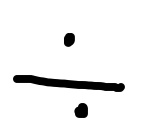
#> input picture standardization/standardization_symbols/dataset1_div_20.jpg, 155 x 135 px
$ jupyter execute standardization.ipynb
#> lines starting #> are read from the running program, lines starting #| are printed output that depends on the picture; after the words box and inside, x2 and y2 are one past the last pixel; in counts of white or black regions, pixels touching at a corner belong together
[cell 1]
import matplotlib.pyplot as plt
import numpy as np
import cv2

# Blur image, Threshold

[cell 2]
def mean_threshold(img, display=True):
    mean = np.mean(img)

    img[img >= mean] = 255
    img[img < mean] = 0

    if display:
        plt.figure(figsize = [10, 10])
        plt.axis('off')
        plt.imshow(img, cmap="gray")

    return img

[cell 3]
def threshold(img, threshold=0.5):
    img[img >= threshold] = 1
    img[img < threshold] = 0

    return img

[cell 4]
def clean_img(img_path):
    img = cv2.imread(img_path)

    img = cv2.cvtColor(img, cv2.COLOR_BGR2GRAY)

    for _ in range(5):
        img = cv2.blur(img, (10, 10))
        mean_threshold(img)

    return img

[cell 5]
# img = clean_img('../dataset/handwritten_operators/plus/plus 2.png')
# plt.axis('off')
# plt.imshow(img, cmap='gray')

[cell 6]
def adaptive_clean(img_path, load=True, mode='otsu'):
    # Load image
#> called with load = True, mode = 'otsu'
    if load:
        img = cv2.imread(img_path, cv2.IMREAD_GRAYSCALE).astype(np.uint8)
#> img is the input picture: shape (135, 155); min 0, max 255, mean 240.7
    else:
        img = img_path

    # Convert to grayscale and apply Otsu's binarization for noise reduction
    # https://docs.opencv.org/3.4/d7/d4d/tutorial_py_thresholding.html
    img = cv2.GaussianBlur(img,(5,5),0)
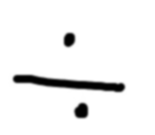
#> img: shape (135, 155); min 0, max 255, mean 240.8
    if mode == 'otsu':
        _, img = cv2.threshold(img,0,255,cv2.THRESH_BINARY | cv2.THRESH_OTSU)
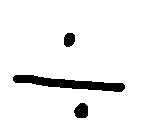
#> img: shape (135, 155); 94.2% white; 3 black regions, box (x1, y1, x2, y2) and area: (13, 75, 125, 92) 915, (74, 103, 88, 118) 171, (64, 33, 75, 47) 129
    # or you can use gaussian/mean adaptive thresholding
    elif mode == 'mean':
        img = cv2.adaptiveThreshold(img, 255, cv2.ADAPTIVE_THRESH_MEAN_C, cv2.THRESH_BINARY,11,2)
    elif mode == 'gaussian':
        img = cv2.adaptiveThreshold(img, 255, cv2.ADAPTIVE_THRESH_GAUSSIAN_C, cv2.THRESH_BINARY,11,2)

    img = 255 - img

    # Can also apply some morphological transformations
    # https://opencv24-python-tutorials.readthedocs.io/en/latest/py_tutorials/py_imgproc/py_morphological_ops/py_morphological_ops.html
    kernel = np.ones((3, 3), dtype=np.uint8) # or you can use cv2.getStructuringElement()
    img = cv2.morphologyEx(img, cv2.MORPH_OPEN, kernel)
    return img

[cell 7]
img = adaptive_clean('./standardization_symbols/dataset1_div_20.jpg')
print(img.shape)
#| (135, 155)
plt.axis('off')
plt.imshow(img, cmap='gray')

# Center the Image

[cell 8]
# [9 lines of commented-out code are left out]

[cell 9]
from math import ceil
# Center and square an image
def center_img(img):
    # Assuming the image is clean, choose the bounding box for the symbol
    bx, by, bw, bh = cv2.boundingRect(img)
#> bx = 13; by = 33; bw = 112; bh = 85
    print(bx, by, bw, bh)
#| 13 33 112 85

    dim = max(bw, bh) * 1.05 # width of canvas
#> dim = 117.6
    x_tl, y_tl = dim / 1.05 / 2 - bw / 2 + dim / 1.05 * .025, dim / 1.05 / 2 - bh / 2 + dim / 1.05 * .025 # top left corner
#> x_tl = 2.8; y_tl = 16.3

    dim = ceil(dim)
#> dim = 118
    x_tl, y_tl = int(x_tl), int(y_tl)
#> x_tl = 2; y_tl = 16
    centered = np.zeros((dim, dim))

    for y in range(by, by + bh):
        for x in range(bx, bx + bw):
            centered[y - by + y_tl][x - bx + x_tl] = img[y][x]
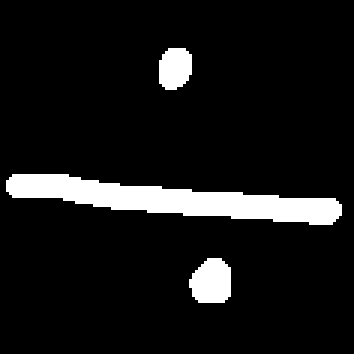
#> centered: shape (118, 118) float64 (shown 3 times larger); 8.7% white; 3 white regions, box (x1, y1, x2, y2) and area: (2, 58, 114, 75) 915, (63, 86, 77, 101) 171, (53, 16, 64, 30) 129

    return centered

[cell 10]
centered = center_img(img)
plt.axis('off')
plt.imshow(centered, cmap='gray')

# Rescale the Image

[cell 11]
# need similar padding for all images
# same center, scale, thickness

def resize_img(img, dim=28):

#> called with dim = 28
    resize = cv2.resize(img, (dim, dim), interpolation=cv2.INTER_AREA)
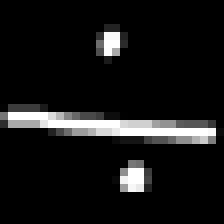
#> resize: shape (28, 28) float64 (shown 8 times larger); min 0, max 255, mean 22.3
    # resize = cv2.resize(img, (dim, dim), interpolation=cv2.INTER_NEAREST)
    # resize = cv2.resize(img, (dim, dim), interpolation=cv2.INTER_CUBIC)

    resize[resize > 0] = 100
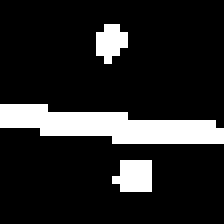
#> resize: shape (28, 28) float64 (shown 8 times larger); values 0 (black) and 100 (white), 14.9% white; 3 white regions (2 under 20 px), largest, box (x1, y1, x2, y2) and area: (0, 13, 28, 18) 86
    resize[resize < 100] = 255
    resize[resize == 100] = 0
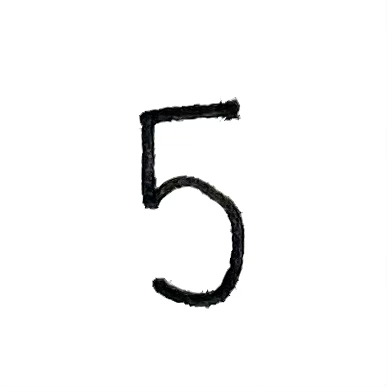
#> input picture test_data/6.png, 387 x 387 px, found by its file name

    return resize

resized = resize_img(centered)
plt.axis('off')
plt.imshow(resized, cmap='gray')

# Removing shadows, hist-eq

[cell 12]
def remove_shadows(img):
    # Generate the shadow of the image
    # Create a 9x9 kernel, can also use np.ones()
    kernel = cv2.getStructuringElement(cv2.MORPH_RECT, (9, 9))

    # Some morphology operators
    # https://docs.opencv.org/3.4/db/df6/tutorial_erosion_dilatation.html
    # https://docs.opencv.org/3.4/d3/dbe/tutorial_opening_closing_hats.html
    shadow = cv2.dilate(img, kernel) # Make the background bleed into the text to cover it up
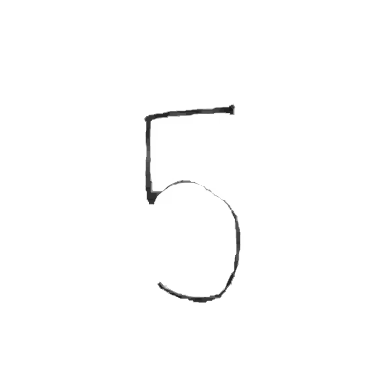
#> shadow: shape (387, 387); min 24, max 255, mean 253

    # Filtering
    # https://docs.opencv.org/3.4/dc/dd3/tutorial_gausian_median_blur_bilateral_filter.html
    shadow = cv2.medianBlur(shadow, 21) # Use a median filter to cover up the text entirely (there may still be particles in the text), now we have an image with only the shadow

    res = 255 - cv2.absdiff(img, shadow) # Remove the shadow from the original image
    return res

[cell 13]
# from cv2 import dnn_superres
img = cv2.imread('../equation-dataset/dark-background/6.png', cv2.IMREAD_GRAYSCALE).astype(np.uint8)
img = remove_shadows(img)
kernel = cv2.getStructuringElement(cv2.MORPH_RECT, (3, 3))
img = cv2.erode(img, kernel, iterations=1)
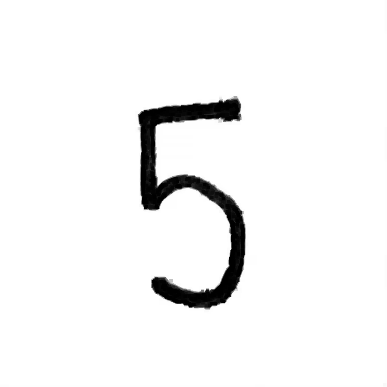
#> img: shape (387, 387); min 0, max 255, mean 243.8
# upsampling may improve results
# https://docs.opencv.org/4.x/d5/d29/tutorial_dnn_superres_upscale_image_single.html
# sr = dnn_superres.DnnSuperResImpl_create()
# sr.readModel("./FSRCNN_x2.pb")
# sr.setModel("fsrcnn", 2)
# img = sr.upsample(img)
# CLAHE
# https://docs.opencv.org/4.x/d5/daf/tutorial_py_histogram_equalization.html
# clahe = cv2.createCLAHE(clipLimit=25.0, tileGridSize=(14,7))
# img = clahe.apply(img)
# Clean
img = adaptive_clean(img, load=False)
#> call 2 of adaptive_clean, with load = False, mode = 'otsu'
#> in adaptive_clean (call 2), `_, img = cv2.threshold(img,0,255,cv2.THRESH_BINARY | cv2.THRESH_OTSU)`:
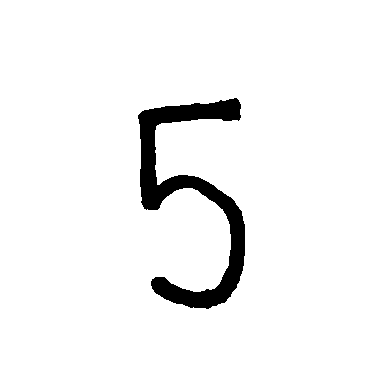
#> img: shape (387, 387); 95.5% white; 1 black region, box (x1, y1, x2, y2) and area: (138, 98, 245, 309) 6797
#> in adaptive_clean (call 2), `img = cv2.morphologyEx(img, cv2.MORPH_OPEN, kernel)`: img: shape (387, 387); 4.5% white; 1 white region, box (x1, y1, x2, y2) and area: (138, 98, 245, 309) 6791

plt.axis('off')
plt.imshow(img, cmap='gray')

# All together

[cell 14]
def standardize(img_path):
    img = adaptive_clean(img_path)
    img = center_img(img)
    img = resize_img(img)
    return img

[cell 15]
import os
print(os.listdir('../test_data_01'))

[cell 16]
print(np.max(img))
#| 255
